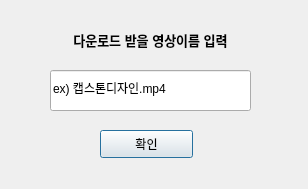
<?xml version="1.0" encoding="UTF-8"?>
<ui version="4.0">
 <class>Dialog</class>
 <widget class="QDialog" name="Dialog">
  <property name="geometry">
   <rect>
    <x>0</x>
    <y>0</y>
    <width>308</width>
    <height>189</height>
   </rect>
  </property>
  <property name="windowTitle">
   <string>Dialog</string>
  </property>
  <widget class="QLabel" name="label">
   <property name="geometry">
    <rect>
     <x>50</x>
     <y>10</y>
     <width>201</width>
     <height>61</height>
    </rect>
   </property>
   <property name="text">
    <string>&lt;html&gt;&lt;head/&gt;&lt;body&gt;&lt;p align=&quot;center&quot;&gt;&lt;span style=&quot; font-size:10pt; font-weight:600;&quot;&gt;다운로드 받을 영상이름 입력&lt;/span&gt;&lt;/p&gt;&lt;/body&gt;&lt;/html&gt;</string>
   </property>
  </widget>
  <widget class="QLineEdit" name="Video_textBox">
   <property name="geometry">
    <rect>
     <x>50</x>
     <y>70</y>
     <width>201</width>
     <height>41</height>
    </rect>
   </property>
   <property name="text">
    <string>ex) 캡스톤디자인.mp4</string>
   </property>
  </widget>
  <widget class="QPushButton" name="OK">
   <property name="geometry">
    <rect>
     <x>100</x>
     <y>130</y>
     <width>93</width>
     <height>28</height>
    </rect>
   </property>
   <property name="text">
    <string>확인</string>
   </property>
  </widget>
 </widget>
 <resources/>
 <connections/>
</ui>
